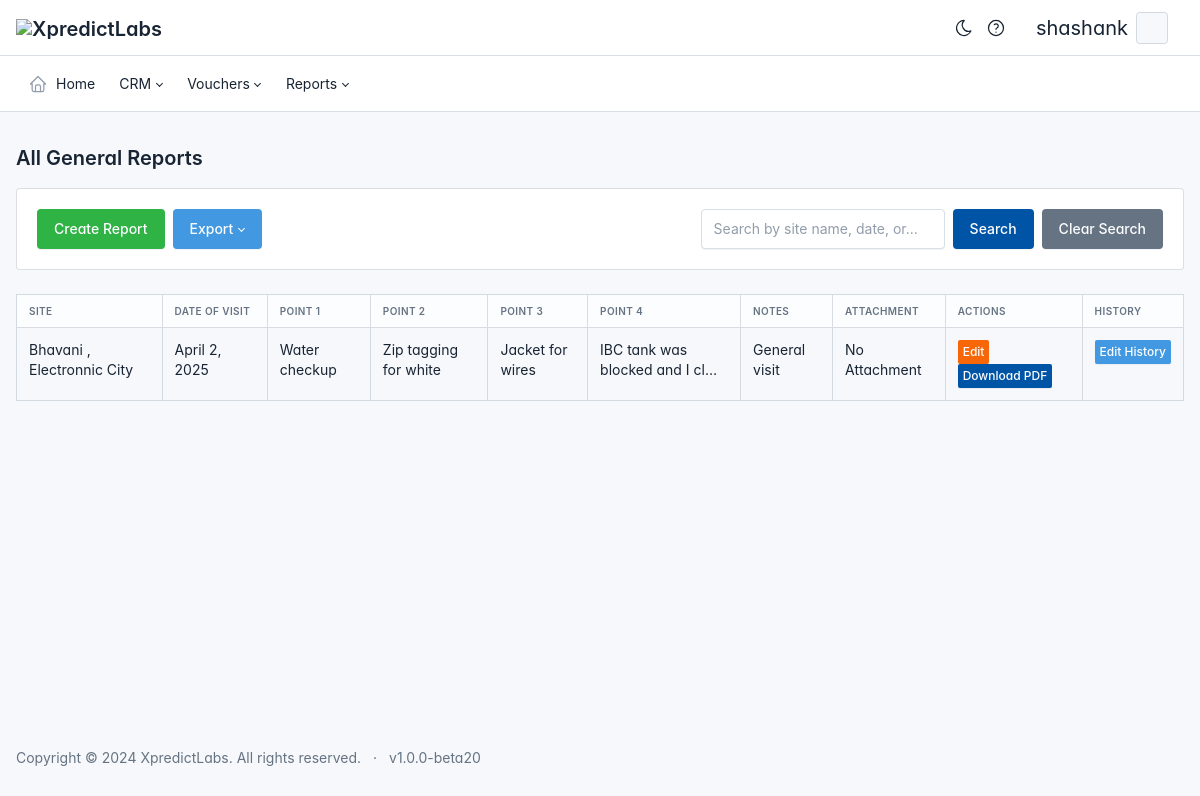
The app's page /generalreport/ (signed in) with its own data.
### app/models.py (models this page shows, shortened)
class UserProfile(models.Model):
    user = models.OneToOneField(User, on_delete=models.CASCADE)
    employee_id = models.CharField(max_length=10, unique=True, editable=False)
    zone = models.ForeignKey(Zone, on_delete=models.SET_NULL, null=True, blank=True, default=None)
    groups = models.ManyToManyField(Group, blank=True)
    email = models.EmailField(unique=True)  # Ensure unique email
    contact_number = models.CharField(max_length=15, default="0000000000")
    date_of_birth = models.DateField(default="2000-01-01")
    division = models.ForeignKey(Division, on_delete=models.SET_NULL, null=True, blank=True, default=None)
    target= models.ForeignKey(Target, on_delete=models.SET_NULL, null=True, blank=True)
    profile_picture = models.ImageField(upload_to="profile_pics/", default="profile_pics/default.jpg")

class CoreModule(models.Model):
    name = models.CharField(max_length=100, unique=True)  # Module name (e.g., "CRM")
    description = models.TextField(blank=True, null=True)  # Optional description
    is_active = models.BooleanField(default=True)  # Globally enable or disable this module
    slug = models.SlugField(unique=True, blank=True, null=True)  # Slug field for URL

### apage/models.py (models this page shows, shortened)
class GeneralReport(models.Model):
    site = models.ForeignKey(Site, on_delete=models.CASCADE, null=True, blank=True)
    date_of_visit = models.DateField(validators=[no_future_dates])
    point1 = models.TextField()
    point2 = models.TextField()
    point3 = models.TextField()
    point4 = models.TextField()
    notes = models.TextField()
    attachment = models.FileField(upload_to='attachments/', null=True, blank=True)
    edit_history = models.TextField(blank=True, null=True)  # To store edit history
    created_by = models.ForeignKey(User, on_delete=models.SET_NULL, null=True, blank=True)
    created_date = models.DateField(default=timezone.now)

class Site(models.Model):
    name = models.CharField(max_length=100)
    zone = models.ForeignKey(Zone, on_delete=models.CASCADE , null=True, blank=True)

### apage/views.py (the view, shortened to what this page needs)
# urls.py: path('generalreport/', views.generalreport, name='generalreport'),  # Match to this URL
def generalreport(request):
    query = request.GET.get('search', '')
    current_user = request.user
    if current_user.is_staff or current_user.is_superuser:
        reports = GeneralReport.objects.all().order_by('-id')
    else:
        reports = GeneralReport.objects.filter(created_by=current_user).order_by('-id')
    context = {
        'reports': reports,
        'search_query': query,
    }
    return render(request, 'apage/generalreportviewing.html', context)

### app/context_processors.py (called while the page is built)
def user_role(request):
    if request.user.is_authenticated:
        user = request.user
        groups = user.groups.values_list('name', flat=True)  # Get the names of groups
        group_name = groups[0] if groups else "No Role"  # Assuming one role per user
        print(f"role : ",user_role)
        return {
            'username': user.username,
            'user_role': group_name
        }
    return {}  # Empty context if user is not authenticated

def group_buttons(request):
    return {
        'group_buttons': GroupButton.objects.all()
    }

def modules_with_submodules(request):
    if not request.user.is_authenticated:
        return {}  # Return an empty context for unauthenticated users
    module_visibility, _ = ModuleVisibility.objects.get_or_create(user=request.user)
    enabled_modules = module_visibility.get_enabled_modules()
    submodule_visibility_map = {
        submodule.submodule_id: submodule.is_visible
        for submodule in request.user.submodule_visibility.all()
    }
    modules_with_submodules = {}
    for module in enabled_modules:
        visible_submodules = [
            submodule for submodule in module.submodules.all()
            if submodule.is_active and submodule_visibility_map.get(submodule.id, False)
        ]
        modules_with_submodules[module] = visible_submodules
    return {
        'modules_with_submodules': modules_with_submodules,
    }

### app/models.py (called while the page is built)
    def get_enabled_modules(self):
        return self.enabled_modules.all()

### website/context_processors.py (called while the page is built, shortened)
def pay_now_context(request):
    payment_details = None
    selected_user = None
    expenses = None
    total_amount_to_be_paid = None
    transaction_id = None
    from_date = None
    to_date = None
    selected_filter = None
    user_id = request.GET.get('user_id', None)
    return {
        'selected_user': selected_user,
        'expenses': expenses,
        'total_amount_to_be_paid': total_amount_to_be_paid,
        'transaction_id': transaction_id,
        'from_date': from_date,
        'to_date': to_date,
        'selected_filter': selected_filter,
        'payment_details': payment_details,
    }

### templates/apage/generalreportviewing.html (shortened to what this page needs)
{% extends "base.html" %}
{% block content %}
<div class="container-fluid mt-5">
    <h2>All General Reports</h2>
    <div class="row row-cards mb-4">
        <div class="col-12">
            <div class="card">
                <div class="card-body">
                    <form action="{% url 'generalreport' %}" method="GET" class="d-flex justify-content-between align-items-center">
                        <div class="d-flex unique-controls">
                            <a href="{% url 'generalreportsnew' %}" class="btn btn-success me-2">Create Report</a>
                                <div class="dropdown">
                                    <button class="btn btn-info dropdown-toggle" type="button" id="exportDropdown" data-bs-toggle="dropdown" aria-expanded="false">
                                        Export
                                    </button>
                        </div>  </div>
                        <div class="d-flex align-items-center">
                            <input type="text" name="search" class="form-control me-2" placeholder="Search by site name, date, or...">
                            <button type="submit" class="btn btn-primary me-2">Search</button>
                            <a href="{% url 'generalreport' %}" class="btn btn-secondary">Clear Search</a>
                        </div>
                    </form>
                </div>
            </div>
        </div>
    </div>
    <div class='table-responsive'>
        <table class="table table-bordered table-striped">
            <thead>
                <tr>
                    <th>Site</th>
                    <th>Date of Visit</th>
                    <th>Point 1</th>
                    <th>Point 2</th>
                    <th>Point 3</th>
                    <th>Point 4</th>
                    <th>Notes</th>
                    <th>Attachment</th>
                    <th>Actions</th>
                    <th>History</th>
                </tr>
            </thead>
            <tbody>
                {% for report in reports %}
                <tr>
                    <td>{{ report.site.name }}</td>
                    <td>{{ report.date_of_visit }}</td>
                    <td>{{ report.point1|truncatechars:30 }}</td>
                    <td>{{ report.point2|truncatechars:30 }}</td>
                    <td>{{ report.point3|truncatechars:30 }}</td>
                    <td>{{ report.point4|truncatechars:30 }}</td>
                    <td>{{ report.notes|truncatechars:50 }}</td>
                    <td>
                        {% if report.attachment %}
                        <a href="{{ report.attachment.url }}" target="_blank">Download</a>
                        {% else %}
                        No Attachment
                        {% endif %}
                    </td>
                    <td>
                        <a href="{% url 'edit_general_report' report.id %}" class="btn btn-sm btn-warning">Edit</a>
                        <a href="{% url 'generate_report_pdf' report.id %}" class="btn btn-primary btn-sm" target="_blank">Download PDF</a>
                    </td>
                    <td>
                        <a href="{% url 'view_edit_history' report.id %}" class="btn btn-sm btn-info">Edit History</a>
                    </td>
                </tr>
                {% empty %}
                <tr>
                    <td colspan="9" class="text-center">No reports found.</td>
                </tr>
                {% endfor %}
            </tbody>
        </table>
    </div>
</div>
{% endblock %}

### templates/base.html (shortened to what this page needs)
<!doctype html>
{% load static %}
<html lang="en">
<head>
	{% load static %}
	<link href="{% static 'css/tabler.min.css' %}" rel="stylesheet" />
	<link href="{% static 'css/tabler-flags.min.css' %}" rel="stylesheet" />
	<link href="{% static 'css/tabler-payments.min.css' %}" rel="stylesheet" />
	<link href="{% static 'css/tabler-vendors.min.css' %}" rel="stylesheet" />
	<link href="{% static 'css/extra.css' %}" rel="stylesheet" />
	<link href="{% static 'css/demo.min.css' %}" rel="stylesheet" />
	<link rel="stylesheet" href="https://cdn.datatables.net/2.1.8/css/dataTables.dataTables.css" />
	<link href="https://cdnjs.cloudflare.com/ajax/libs/select2/4.0.13/css/select2.min.css" rel="stylesheet" />
</head>
<body>
	<div class="page">
		<header class="navbar navbar-expand-md d-print-none">
			<div class="container-fluid">
				<h1 class="navbar-brand navbar-brand-autodark d-none-navbar-horizontal pe-0 pe-md-3">
					<a href="{% url 'home' %}">
						<img src="{% static 'xlogo.png' %}" width="110" height="32" alt="XpredictLabs"
							class="navbar-brand-image">
					</a>
				</h1>
				<div class="navbar-nav flex-row order-md-last">
					<div class=" d-flex">
						<a href="?theme=dark" class="nav-link px-0 hide-theme-dark" title="Enable dark mode"
							data-bs-toggle="tooltip" data-bs-placement="bottom">
						</a>
						<div class="nav-item dropdown d-flex me-3">
							<a href="#" class="nav-link px-0" data-bs-toggle="dropdown" aria-expanded="false" title="Help & Manuals">
							</a>
						</div>
						<div class="nav-item dropdown d-flex me-3">
							{% if user.is_authenticated %}
							<div class="nav-item dropdown ">
								<a href="#" class="nav-link d-flex lh-1 text-reset p-0" data-bs-toggle="dropdown"
									aria-label="Open user menu">
									<div class=" d-sm-block ps-2 me-2">
											<div class="fs-2">{{ user.username }} </div>
									</div>
									<span class="avatar avatar-sm"
      										style="background-image: url('{{ user.userprofile.profile_picture.url }}')">
									</span>
								</a>
							</div>
							{% else %}
							<div class="nav-item">
								<a class="nav-link text-white" href="{% url 'login' %}">Login</a>
							</div>
							{% endif %}
						</div>
					</div>
				</div>
			</div>
		</header>
		<header class="navbar-expand-md">
			<div class="collapse navbar-collapse" id="navbar-menu">
				<div class="navbar">
					<div class="container-fluid">
						<ul class="navbar-nav">
							<li class="nav-item">
								<a class="nav-link" href="{% url 'home' %}">
									<span class="nav-link-icon d-md-none d-lg-inline-block">
									</span>
									<span class="nav-link-title">
										Home
									</span>
								</a>
							</li>
									{% for module, visible_submodules in modules_with_submodules.items %}
									<li class="nav-item dropdown">
										<a class="nav-link dropdown-toggle" href="#" id="dropdown-{{ module.id }}"
											role="button" data-bs-toggle="dropdown" aria-haspopup="true"
											aria-expanded="false">
											{{ module.name }}
										</a>
									</li>
									{% endfor %}
						</ul>
					</div>
				</div>
			</div>
		</header>
		<div class="page-wrapper">
			{% block content %}{% endblock content %}
			<footer class="footer footer-transparent d-print-none">
				<div class="container-fluid">
					<div class="row text-center align-items-center flex-row">
						<div class="col-12 col-lg-auto mt-3 mt-lg-0">
							<ul class="list-inline list-inline-dots mb-0">
								<li class="list-inline-item">
									Copyright &copy; 2024
									<a href="https://xpredictlabs.com/" class="link-secondary"> XpredictLabs</a>.
									All rights reserved.
								</li>
								<li class="list-inline-item">
									v1.0.0-beta20
								</li>
							</ul>
						</div>
					</div>
				</div>
			</footer>
		</div>
	</div>
    <link href="https://cdn.jsdelivr.net/npm/select2@4.0.13/dist/css/select2.min.css" rel="stylesheet">
</body>
</html>

### templates/base.html (style rules this page uses)
:root { --tblr-font-sans-serif: 'Inter Var', -apple-system, BlinkMacSystemFont, San Francisco, Segoe UI, Roboto, Helvetica Neue, sans-serif; }
body { font-feature-settings: "cv03", "cv04", "cv11"; }

### records on screen
CoreModule: name "CRM"
CoreModule: name "Vouchers"
CoreModule: name "Reports"
GeneralReport: site.name "Bhavani , Electronnic City", date_of_visit "April 2, 2025", point1 "Water checkup", point2 "Zip tagging for white", point3 "Jacket for wires", point4 "IBC tank was blocked and I cl…", notes "General visit", attachment "No Attachment"

### other values on screen
{{ user.username }} "shashank"
